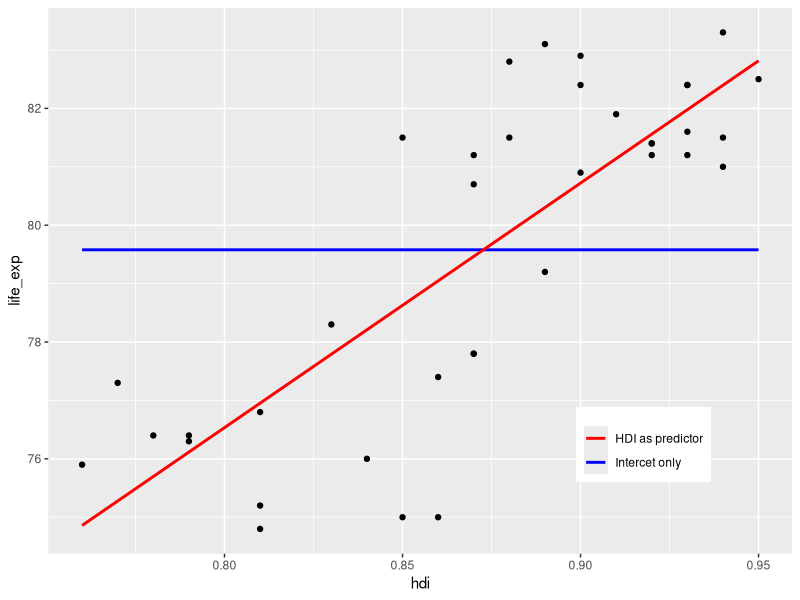
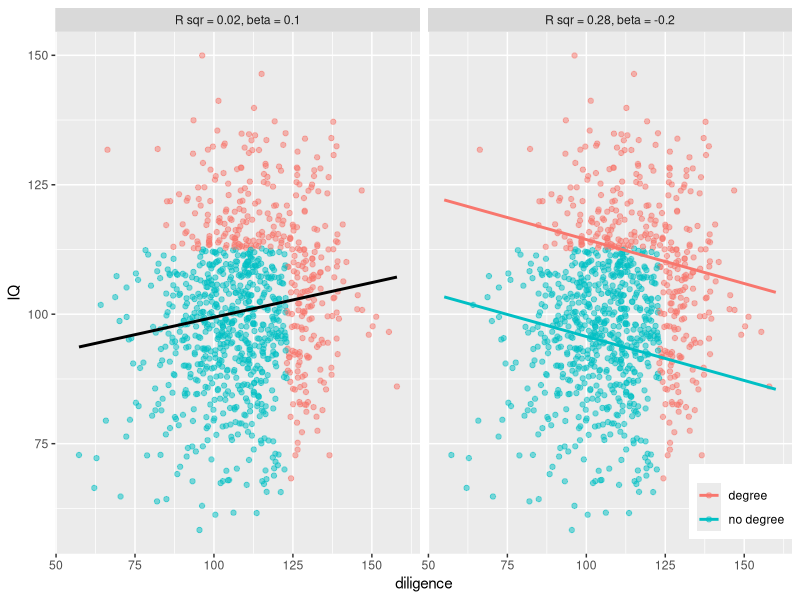
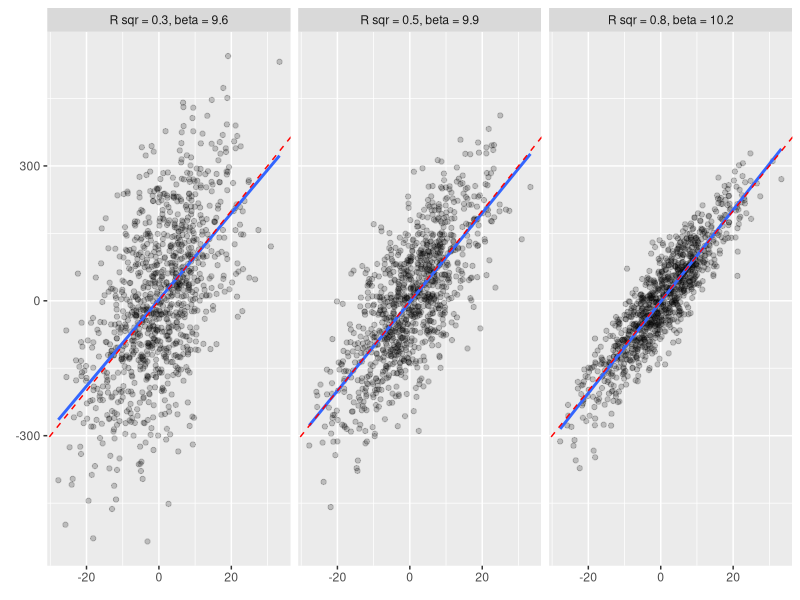
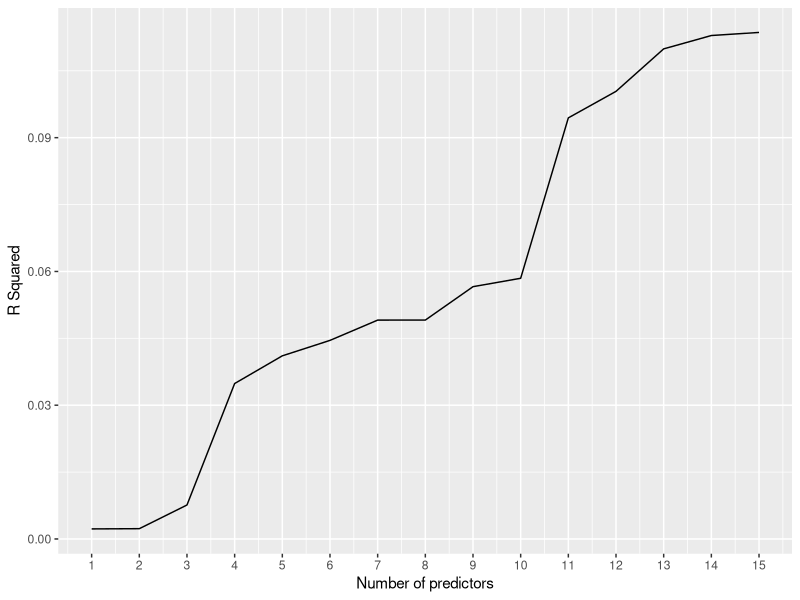
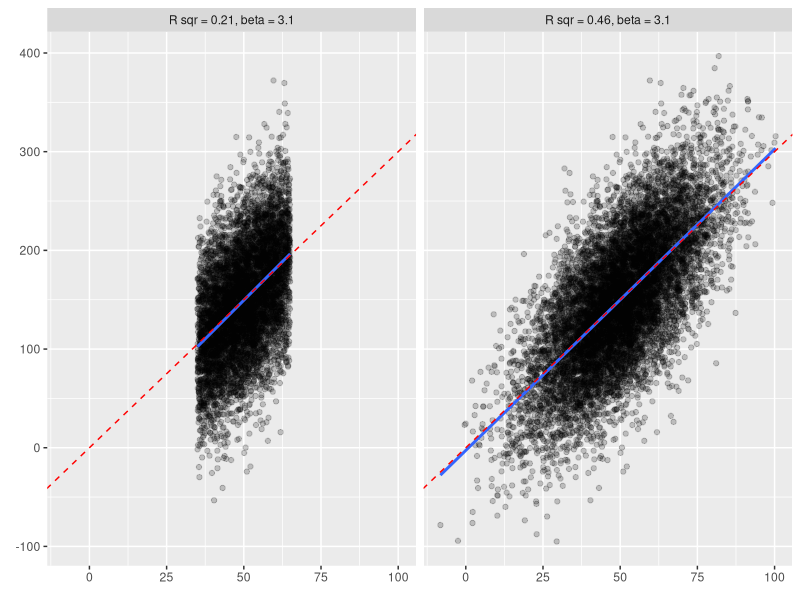

The R source for these figures, in order:
## ---- chunk 1
knitr::opts_chunk$set(echo = TRUE, warning = FALSE, message = FALSE)

## ---- chunk 2
library(tidyverse)
library(patchwork)
library(here)
library(ggeffects)


countries <- read.csv(here("data", "countries.csv"))
## ---- chunk 3
mod1 = lm(life_exp ~ hdi, data = countries)

ggplot(aes(x = hdi, y = life_exp), data = countries) +
  geom_point() +
  geom_smooth(method = "lm", se = F, formula = y ~ 1, aes(color = "Intercet only")) +
  geom_smooth(method = "lm", se = F, formula = y ~ x, aes(color = "HDI as predictor")) +
  scale_color_manual(values = c("red", "blue")) +
  labs(color = element_blank()) +
  theme(legend.position = c(0.8, 0.2))
## ---- chunk 4
mod1 = lm(life_exp ~ hdi, data = countries)

summary(mod1)
anova(mod1)
## ---- chunk 5
mod1 = lm(life_exp ~ hdi, data = countries)
mod2 = lm(life_exp ~ hdi + postsoviet, data = countries)
anova(mod1, mod2)
## ---- chunk 6
set.seed(12345)

d = tibble(IQ = rnorm(1000, 100, 15),
           diligence = 0.1*IQ + rnorm(1000, 100, 15),
           degree = ifelse(IQ > quantile(IQ, 0.8) | diligence > quantile(diligence, 0.8),
                           "degree", "no degree"))

m0 = lm(IQ ~ diligence, data = d)
m1 = lm(IQ ~ diligence + degree, data = d)

s0 = round(summary(m0)$r.squared, 2)
s1 = round(summary(m1)$r.squared, 2)

c0 = round(coef(m0)[2], 1)
c1 = round(coef(m1)[2], 1)

me1 = ggeffect(m1, terms = c("diligence", "degree"))
me1$IQ = me1$predicted
me1$diligence = me1$x
me1$degree = me1$group
me1$plot = paste0("R sqr = ", s1, ", beta = ", c1)

dd = rbind(d,d)
dd$plot = c( rep(paste0("R sqr = ", s0, ", beta = ", c0), 1000), rep(paste0("R sqr = ", s1, ", beta = ", c1), 1000) )
dd$degree = ifelse(dd$plot == 1, NA, dd$degree)
d$plot = paste0("R sqr = ", s0, ", beta = ", c0)

ggplot(aes(x = diligence, y = IQ, color = degree), data = dd) +
  facet_wrap(~plot) +
  geom_point(alpha = 0.5) +
  geom_smooth(method = "lm", se = F, formula = y ~ x, data = me1) +
  geom_smooth(method = "lm", se = F, formula = y ~ x, data = d, mapping = aes(group = 1), color = "black") +
  theme(legend.position = c(0.93,0.1)) +
  labs(color = element_blank())
## ---- chunk 7
set.seed(12345)

d = tibble(
x = rnorm(1000, sd = 10),
y1 = 10*x + rnorm(n = 1000, sd = 50),
y2 = 10*x + rnorm(n = 1000, sd = 100),
y3 = 10*x + rnorm(n = 1000, sd = 150) )

m1 = lm(y1 ~ x, data = d)
m2 = lm(y2 ~ x, data = d)
m3 = lm(y3 ~ x, data = d)

s1 = round(summary(m1)$r.squared,1)
s2 = round(summary(m2)$r.squared,1)
s3 = round(summary(m3)$r.squared,1)

c1 = round(coef(m1)[2], 1)
c2 = round(coef(m2)[2], 1)
c3 = round(coef(m3)[2], 1)

d %>% pivot_longer(cols = -x) %>%
  mutate(name = recode(name,
                       y1 = paste0("R sqr = ", s1, ", beta = ", c1),
                       y2 = paste0("R sqr = ", s2, ", beta = ", c2),
                       y3 = paste0("R sqr = ", s3, ", beta = ", c3))) %>% 
  ggplot(aes(x = x, y = value)) +
  facet_wrap(~name) +
  geom_point(alpha = 0.2) +
  geom_smooth(method = "lm", se = F, formula = y ~ x) +
  labs(x = element_blank(), y = element_blank()) +
  geom_abline(intercept = 0, slope = 10, color = "red", linetype = "dashed")
## ---- chunk 8
set.seed(12345)

d = data.frame(replicate(15, rnorm(n = 100), simplify = F))
colnames(d) = paste0("x", 1:15)
y = rnorm(100)
d = cbind(y, d)


fit_lm_rsq = function(data, max_col) {
  predictors = colnames(data)[2:max_col]
  
  m = lm(y ~ ., data[ , c("y", predictors)])
  summary(m)$r.squared
}

r_sqr = sapply(2:16, function(x) fit_lm_rsq(d, x))

ggplot(mapping = aes(x = 1:15, y = r_sqr)) +
  geom_line() +
  scale_x_continuous(breaks = 1:15) +
  labs(x = "Number of predictors", y = "R Squared")
## ---- chunk 9
set.seed(12345)

d = tibble(
  x = rnorm(10000, 50, 15),
  x_trunc = ifelse(x > 65 | x < 35, NA, x),
  y = 3*x + rnorm(10000, 0, 50)
)

m1 = lm(y ~ x, data = d)
m2 = lm(y ~ x_trunc, data = d)

s1 = round(summary(m1)$r.square,2)
s2 = round(summary(m2)$r.square,2)

c1 = round(coef(m1)[2],1)
c2 = round(coef(m2)[2],1)


d %>% pivot_longer(cols = -y) %>% 
  mutate(name = recode(name,
                       x = paste0("R sqr = ", s1, ", beta = ", c1),
                       x_trunc = paste0("R sqr = ", s2, ", beta = ", c2))) %>% 
  ggplot(aes(x = value, y = y)) +
  facet_wrap(~name) +
  geom_point(alpha = 0.2) +
  geom_smooth(method = "lm", se = F, formula = y ~ x) +
  geom_abline(intercept = 0, slope = 3, color = "red", linetype = "dashed") +
  labs(x = element_blank(), y = element_blank())
